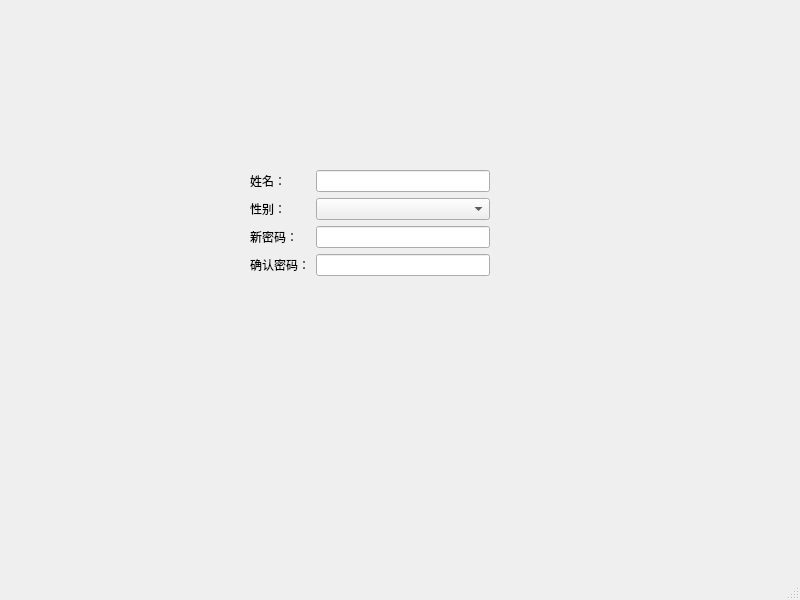
<?xml version="1.0" encoding="UTF-8"?>
<ui version="4.0">
 <class>MainWindow</class>
 <widget class="QMainWindow" name="MainWindow">
  <property name="geometry">
   <rect>
    <x>0</x>
    <y>0</y>
    <width>800</width>
    <height>600</height>
   </rect>
  </property>
  <property name="windowTitle">
   <string>MainWindow</string>
  </property>
  <widget class="QWidget" name="centralwidget">
   <widget class="QWidget" name="">
    <property name="geometry">
     <rect>
      <x>250</x>
      <y>170</y>
      <width>240</width>
      <height>166</height>
     </rect>
    </property>
    <layout class="QFormLayout" name="formLayout">
     <item row="0" column="0">
      <widget class="QLabel" name="label_3">
       <property name="text">
        <string>姓名：</string>
       </property>
      </widget>
     </item>
     <item row="0" column="1">
      <widget class="QLineEdit" name="lineEdit"/>
     </item>
     <item row="2" column="0">
      <widget class="QLabel" name="label_4">
       <property name="text">
        <string>性别：</string>
       </property>
      </widget>
     </item>
     <item row="2" column="1">
      <widget class="QComboBox" name="comboBox"/>
     </item>
     <item row="4" column="0">
      <widget class="QLabel" name="label">
       <property name="text">
        <string>新密码：</string>
       </property>
      </widget>
     </item>
     <item row="4" column="1">
      <widget class="QLineEdit" name="lineEdit_2"/>
     </item>
     <item row="5" column="0">
      <widget class="QLabel" name="label_2">
       <property name="text">
        <string>确认密码：</string>
       </property>
      </widget>
     </item>
     <item row="5" column="1">
      <widget class="QLineEdit" name="lineEdit_3"/>
     </item>
    </layout>
   </widget>
  </widget>
  <widget class="QMenuBar" name="menubar">
   <property name="geometry">
    <rect>
     <x>0</x>
     <y>0</y>
     <width>800</width>
     <height>26</height>
    </rect>
   </property>
  </widget>
  <widget class="QStatusBar" name="statusbar"/>
 </widget>
 <resources/>
 <connections/>
</ui>
